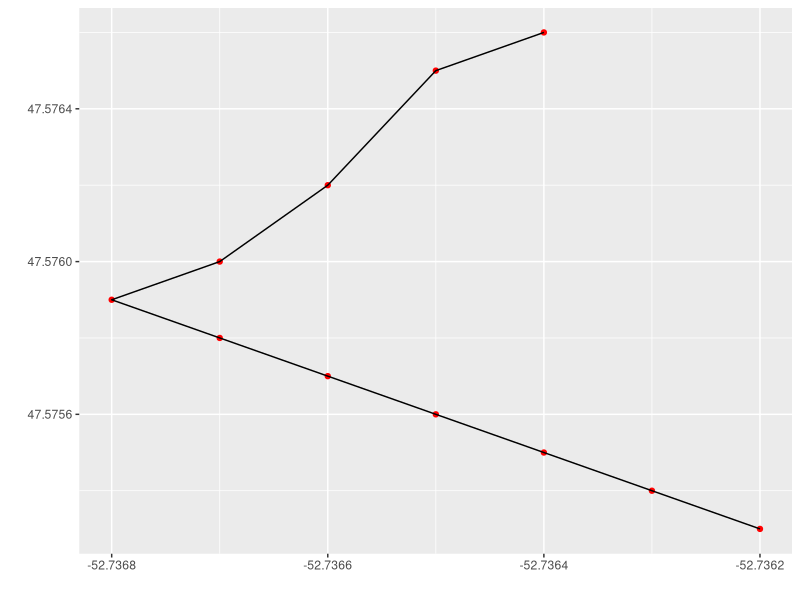

Reproduce this figure in R.
# Greater precision required for mapping
library(ggplot2)

setwd("/Users/bryan/Git/munsailbot")

# Import CSV and delete empty/NA rows
data <- read.table('track.csv', header = TRUE, sep =',')
data <- subset(data, Lat!=c("99.99",""),select = c(Lon,Lat))
data1 <- matrix(c(47.57531,47.57530,47.57533,47.57534,47.57535,-52.73621,-52.73622,-52.73623,-52.73624,-52.73623), ncol=2)
tab <- table(data$Lon,data$Lat)
#plot(data1,type="o",ylab="Lon",xlab="Lat")
ggplot(data,aes(x=data$Lon, y=data$Lat)) + geom_point(data=data, aes(x=data$Lon, y=data$Lat), color="red") + labs(x="",y="") + geom_path()

# Extrema
X1 <- min(data["Lon"])
X2 <- max(data["Lon"])
Y1 <- min(data["Lat"])
Y2 <- max(data["Lat"])

# Creating a 100x100 grid
divx <- abs(X1-X2)/100
divy <- abs(Y1-Y2)/100
